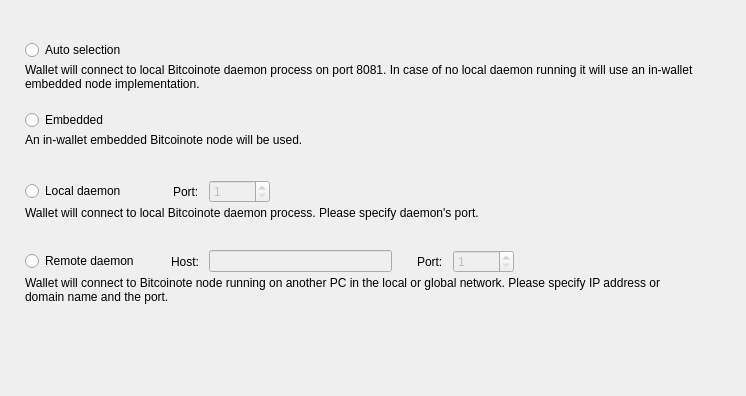
<?xml version="1.0" encoding="UTF-8"?>
<ui version="4.0">
 <class>ConnectionOptionsFrame</class>
 <widget class="QFrame" name="ConnectionOptionsFrame">
  <property name="geometry">
   <rect>
    <x>0</x>
    <y>0</y>
    <width>746</width>
    <height>396</height>
   </rect>
  </property>
  <property name="windowTitle">
   <string>Frame</string>
  </property>
  <property name="frameShape">
   <enum>QFrame::NoFrame</enum>
  </property>
  <property name="frameShadow">
   <enum>QFrame::Raised</enum>
  </property>
  <layout class="QVBoxLayout" name="verticalLayout_5">
   <property name="spacing">
    <number>0</number>
   </property>
   <property name="leftMargin">
    <number>25</number>
   </property>
   <property name="topMargin">
    <number>40</number>
   </property>
   <property name="rightMargin">
    <number>49</number>
   </property>
   <item>
    <widget class="QWidget" name="widget" native="true">
     <property name="sizePolicy">
      <sizepolicy hsizetype="Preferred" vsizetype="Fixed">
       <horstretch>0</horstretch>
       <verstretch>0</verstretch>
      </sizepolicy>
     </property>
     <property name="minimumSize">
      <size>
       <width>0</width>
       <height>70</height>
      </size>
     </property>
     <property name="maximumSize">
      <size>
       <width>16777215</width>
       <height>70</height>
      </size>
     </property>
     <layout class="QVBoxLayout" name="verticalLayout" stretch="0,1">
      <property name="spacing">
       <number>3</number>
      </property>
      <property name="leftMargin">
       <number>0</number>
      </property>
      <property name="topMargin">
       <number>0</number>
      </property>
      <property name="rightMargin">
       <number>0</number>
      </property>
      <property name="bottomMargin">
       <number>0</number>
      </property>
      <item>
       <widget class="QRadioButton" name="m_autoRadio">
        <property name="text">
         <string>Auto selection</string>
        </property>
        <attribute name="buttonGroup">
         <string notr="true">m_connectionButtonGroup</string>
        </attribute>
       </widget>
      </item>
      <item alignment="Qt::AlignTop">
       <widget class="WalletGui::WalletSmallGrayTextLabel" name="m_autoHelperLabel">
        <property name="text">
         <string>Wallet will connect to local Bitcoinote daemon process on port 8081. In case of no local daemon running it will use an in-wallet embedded node implementation.</string>
        </property>
        <property name="alignment">
         <set>Qt::AlignLeading|Qt::AlignLeft|Qt::AlignTop</set>
        </property>
        <property name="wordWrap">
         <bool>true</bool>
        </property>
        <property name="indent">
         <number>0</number>
        </property>
       </widget>
      </item>
     </layout>
    </widget>
   </item>
   <item>
    <widget class="QWidget" name="widget_2" native="true">
     <property name="sizePolicy">
      <sizepolicy hsizetype="Preferred" vsizetype="Fixed">
       <horstretch>0</horstretch>
       <verstretch>0</verstretch>
      </sizepolicy>
     </property>
     <property name="minimumSize">
      <size>
       <width>0</width>
       <height>70</height>
      </size>
     </property>
     <property name="maximumSize">
      <size>
       <width>16777215</width>
       <height>70</height>
      </size>
     </property>
     <layout class="QVBoxLayout" name="verticalLayout_2" stretch="0,1">
      <property name="spacing">
       <number>3</number>
      </property>
      <property name="leftMargin">
       <number>0</number>
      </property>
      <property name="topMargin">
       <number>0</number>
      </property>
      <property name="rightMargin">
       <number>0</number>
      </property>
      <property name="bottomMargin">
       <number>0</number>
      </property>
      <item>
       <widget class="QRadioButton" name="m_embeddedRadio">
        <property name="text">
         <string>Embedded</string>
        </property>
        <attribute name="buttonGroup">
         <string notr="true">m_connectionButtonGroup</string>
        </attribute>
       </widget>
      </item>
      <item alignment="Qt::AlignTop">
       <widget class="WalletGui::WalletSmallGrayTextLabel" name="m_embeddedHelperLabel">
        <property name="text">
         <string>An in-wallet embedded Bitcoinote node will be used.</string>
        </property>
        <property name="alignment">
         <set>Qt::AlignLeading|Qt::AlignLeft|Qt::AlignTop</set>
        </property>
        <property name="wordWrap">
         <bool>true</bool>
        </property>
        <property name="indent">
         <number>0</number>
        </property>
       </widget>
      </item>
     </layout>
    </widget>
   </item>
   <item>
    <widget class="QWidget" name="widget_3" native="true">
     <property name="sizePolicy">
      <sizepolicy hsizetype="Preferred" vsizetype="Fixed">
       <horstretch>0</horstretch>
       <verstretch>0</verstretch>
      </sizepolicy>
     </property>
     <property name="minimumSize">
      <size>
       <width>0</width>
       <height>70</height>
      </size>
     </property>
     <property name="maximumSize">
      <size>
       <width>16777215</width>
       <height>70</height>
      </size>
     </property>
     <layout class="QVBoxLayout" name="verticalLayout_3" stretch="0,1">
      <property name="spacing">
       <number>3</number>
      </property>
      <property name="leftMargin">
       <number>0</number>
      </property>
      <property name="topMargin">
       <number>0</number>
      </property>
      <property name="rightMargin">
       <number>0</number>
      </property>
      <property name="bottomMargin">
       <number>0</number>
      </property>
      <item>
       <layout class="QHBoxLayout" name="horizontalLayout">
        <property name="spacing">
         <number>10</number>
        </property>
        <item>
         <widget class="QRadioButton" name="m_localRadio">
          <property name="text">
           <string>Local daemon</string>
          </property>
          <attribute name="buttonGroup">
           <string notr="true">m_connectionButtonGroup</string>
          </attribute>
         </widget>
        </item>
        <item>
         <spacer name="horizontalSpacer">
          <property name="orientation">
           <enum>Qt::Horizontal</enum>
          </property>
          <property name="sizeType">
           <enum>QSizePolicy::Fixed</enum>
          </property>
          <property name="sizeHint" stdset="0">
           <size>
            <width>37</width>
            <height>20</height>
           </size>
          </property>
         </spacer>
        </item>
        <item>
         <widget class="QLabel" name="label">
          <property name="text">
           <string>Port:</string>
          </property>
         </widget>
        </item>
        <item alignment="Qt::AlignVCenter">
         <widget class="QSpinBox" name="m_localPortSpin">
          <property name="enabled">
           <bool>false</bool>
          </property>
          <property name="minimum">
           <number>1</number>
          </property>
          <property name="maximum">
           <number>65535</number>
          </property>
          <property name="value">
           <number>1</number>
          </property>
         </widget>
        </item>
        <item>
         <spacer name="horizontalSpacer_2">
          <property name="orientation">
           <enum>Qt::Horizontal</enum>
          </property>
          <property name="sizeHint" stdset="0">
           <size>
            <width>40</width>
            <height>20</height>
           </size>
          </property>
         </spacer>
        </item>
       </layout>
      </item>
      <item alignment="Qt::AlignTop">
       <widget class="WalletGui::WalletSmallGrayTextLabel" name="m_localHelperLabel">
        <property name="text">
         <string>Wallet will connect to local Bitcoinote daemon process. Please specify daemon's port.</string>
        </property>
        <property name="alignment">
         <set>Qt::AlignLeading|Qt::AlignLeft|Qt::AlignTop</set>
        </property>
        <property name="wordWrap">
         <bool>true</bool>
        </property>
        <property name="indent">
         <number>0</number>
        </property>
       </widget>
      </item>
     </layout>
    </widget>
   </item>
   <item>
    <widget class="QWidget" name="widget_4" native="true">
     <property name="sizePolicy">
      <sizepolicy hsizetype="Preferred" vsizetype="Fixed">
       <horstretch>0</horstretch>
       <verstretch>0</verstretch>
      </sizepolicy>
     </property>
     <property name="minimumSize">
      <size>
       <width>0</width>
       <height>70</height>
      </size>
     </property>
     <property name="maximumSize">
      <size>
       <width>16777215</width>
       <height>70</height>
      </size>
     </property>
     <layout class="QVBoxLayout" name="verticalLayout_4" stretch="0,1">
      <property name="spacing">
       <number>3</number>
      </property>
      <property name="leftMargin">
       <number>0</number>
      </property>
      <property name="topMargin">
       <number>0</number>
      </property>
      <property name="rightMargin">
       <number>0</number>
      </property>
      <property name="bottomMargin">
       <number>0</number>
      </property>
      <item>
       <layout class="QHBoxLayout" name="horizontalLayout_2">
        <property name="spacing">
         <number>10</number>
        </property>
        <item>
         <widget class="QRadioButton" name="m_remoteRadio">
          <property name="text">
           <string>Remote daemon</string>
          </property>
          <attribute name="buttonGroup">
           <string notr="true">m_connectionButtonGroup</string>
          </attribute>
         </widget>
        </item>
        <item>
         <spacer name="horizontalSpacer_3">
          <property name="orientation">
           <enum>Qt::Horizontal</enum>
          </property>
          <property name="sizeType">
           <enum>QSizePolicy::Fixed</enum>
          </property>
          <property name="sizeHint" stdset="0">
           <size>
            <width>22</width>
            <height>20</height>
           </size>
          </property>
         </spacer>
        </item>
        <item>
         <widget class="QLabel" name="label_2">
          <property name="text">
           <string>Host:</string>
          </property>
         </widget>
        </item>
        <item>
         <widget class="QLineEdit" name="m_remoteHostEdit">
          <property name="enabled">
           <bool>false</bool>
          </property>
         </widget>
        </item>
        <item>
         <spacer name="horizontalSpacer_5">
          <property name="orientation">
           <enum>Qt::Horizontal</enum>
          </property>
          <property name="sizeType">
           <enum>QSizePolicy::Fixed</enum>
          </property>
          <property name="sizeHint" stdset="0">
           <size>
            <width>15</width>
            <height>20</height>
           </size>
          </property>
         </spacer>
        </item>
        <item>
         <widget class="QLabel" name="label_3">
          <property name="text">
           <string>Port:</string>
          </property>
         </widget>
        </item>
        <item alignment="Qt::AlignVCenter">
         <widget class="QSpinBox" name="m_remotePortSpin">
          <property name="enabled">
           <bool>false</bool>
          </property>
          <property name="minimum">
           <number>1</number>
          </property>
          <property name="maximum">
           <number>65535</number>
          </property>
          <property name="value">
           <number>1</number>
          </property>
         </widget>
        </item>
        <item>
         <spacer name="horizontalSpacer_4">
          <property name="orientation">
           <enum>Qt::Horizontal</enum>
          </property>
          <property name="sizeHint" stdset="0">
           <size>
            <width>40</width>
            <height>20</height>
           </size>
          </property>
         </spacer>
        </item>
       </layout>
      </item>
      <item alignment="Qt::AlignTop">
       <widget class="WalletGui::WalletSmallGrayTextLabel" name="m_remoteHelperLabel">
        <property name="text">
         <string>Wallet will connect to Bitcoinote node running on another PC in the local or global network. Please specify IP address or domain name and the port.</string>
        </property>
        <property name="alignment">
         <set>Qt::AlignLeading|Qt::AlignLeft|Qt::AlignTop</set>
        </property>
        <property name="wordWrap">
         <bool>true</bool>
        </property>
        <property name="indent">
         <number>0</number>
        </property>
       </widget>
      </item>
     </layout>
    </widget>
   </item>
   <item>
    <spacer name="verticalSpacer">
     <property name="orientation">
      <enum>Qt::Vertical</enum>
     </property>
     <property name="sizeHint" stdset="0">
      <size>
       <width>665</width>
       <height>61</height>
      </size>
     </property>
    </spacer>
   </item>
  </layout>
 </widget>
 <customwidgets>
  <customwidget>
   <class>WalletGui::WalletSmallGrayTextLabel</class>
   <extends>QLabel</extends>
   <header>Gui/Common/WalletTextLabel.h</header>
  </customwidget>
 </customwidgets>
 <resources/>
 <connections>
  <connection>
   <sender>m_remoteHostEdit</sender>
   <signal>textChanged(QString)</signal>
   <receiver>ConnectionOptionsFrame</receiver>
   <slot>remoteHostNameChanged(QString)</slot>
   <hints>
    <hint type="sourcelabel">
     <x>390</x>
     <y>319</y>
    </hint>
    <hint type="destinationlabel">
     <x>372</x>
     <y>197</y>
    </hint>
   </hints>
  </connection>
  <connection>
   <sender>m_connectionButtonGroup</sender>
   <signal>buttonClicked(int)</signal>
   <receiver>ConnectionOptionsFrame</receiver>
   <slot>connectionButtonClicked(int)</slot>
   <hints>
    <hint type="sourcelabel">
     <x>-1</x>
     <y>-1</y>
    </hint>
    <hint type="destinationlabel">
     <x>372</x>
     <y>197</y>
    </hint>
   </hints>
  </connection>
  <connection>
   <sender>m_remoteRadio</sender>
   <signal>toggled(bool)</signal>
   <receiver>m_remoteHostEdit</receiver>
   <slot>setEnabled(bool)</slot>
   <hints>
    <hint type="sourcelabel">
     <x>88</x>
     <y>264</y>
    </hint>
    <hint type="destinationlabel">
     <x>312</x>
     <y>263</y>
    </hint>
   </hints>
  </connection>
  <connection>
   <sender>m_remoteRadio</sender>
   <signal>toggled(bool)</signal>
   <receiver>m_remotePortSpin</receiver>
   <slot>setEnabled(bool)</slot>
   <hints>
    <hint type="sourcelabel">
     <x>88</x>
     <y>264</y>
    </hint>
    <hint type="destinationlabel">
     <x>498</x>
     <y>263</y>
    </hint>
   </hints>
  </connection>
  <connection>
   <sender>m_localRadio</sender>
   <signal>toggled(bool)</signal>
   <receiver>m_localPortSpin</receiver>
   <slot>setEnabled(bool)</slot>
   <hints>
    <hint type="sourcelabel">
     <x>81</x>
     <y>194</y>
    </hint>
    <hint type="destinationlabel">
     <x>270</x>
     <y>193</y>
    </hint>
   </hints>
  </connection>
 </connections>
 <slots>
  <slot>remoteHostNameChanged(QString)</slot>
  <slot>connectionButtonClicked(int)</slot>
 </slots>
 <buttongroups>
  <buttongroup name="m_connectionButtonGroup"/>
 </buttongroups>
</ui>
